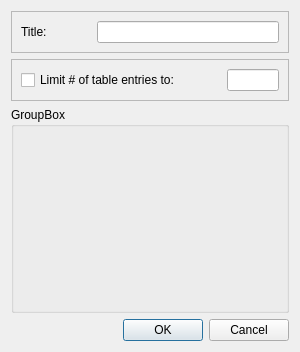
<?xml version="1.0" encoding="UTF-8"?>
<ui version="4.0">
 <class>Dialog</class>
 <widget class="QDialog" name="Dialog">
  <property name="geometry">
   <rect>
    <x>0</x>
    <y>0</y>
    <width>300</width>
    <height>352</height>
   </rect>
  </property>
  <property name="font">
   <font>
    <family>Arial</family>
   </font>
  </property>
  <property name="windowTitle">
   <string>Export Dialog</string>
  </property>
  <layout class="QVBoxLayout" name="verticalLayout">
   <item>
    <widget class="QFrame" name="frame">
     <property name="sizePolicy">
      <sizepolicy hsizetype="Preferred" vsizetype="Fixed">
       <horstretch>0</horstretch>
       <verstretch>0</verstretch>
      </sizepolicy>
     </property>
     <property name="frameShape">
      <enum>QFrame::StyledPanel</enum>
     </property>
     <property name="frameShadow">
      <enum>QFrame::Raised</enum>
     </property>
     <layout class="QHBoxLayout" name="horizontalLayout">
      <item>
       <widget class="QLabel" name="label">
        <property name="minimumSize">
         <size>
          <width>70</width>
          <height>0</height>
         </size>
        </property>
        <property name="maximumSize">
         <size>
          <width>70</width>
          <height>16777215</height>
         </size>
        </property>
        <property name="text">
         <string>Title:</string>
        </property>
       </widget>
      </item>
      <item>
       <widget class="QLineEdit" name="txtHeading"/>
      </item>
     </layout>
    </widget>
   </item>
   <item>
    <widget class="QFrame" name="frame_2">
     <property name="sizePolicy">
      <sizepolicy hsizetype="Preferred" vsizetype="Fixed">
       <horstretch>0</horstretch>
       <verstretch>0</verstretch>
      </sizepolicy>
     </property>
     <property name="frameShape">
      <enum>QFrame::StyledPanel</enum>
     </property>
     <property name="frameShadow">
      <enum>QFrame::Raised</enum>
     </property>
     <layout class="QHBoxLayout" name="horizontalLayout_2">
      <item>
       <widget class="QCheckBox" name="chbLimit">
        <property name="minimumSize">
         <size>
          <width>200</width>
          <height>0</height>
         </size>
        </property>
        <property name="maximumSize">
         <size>
          <width>200</width>
          <height>16777215</height>
         </size>
        </property>
        <property name="text">
         <string>Limit # of table entries to:</string>
        </property>
       </widget>
      </item>
      <item>
       <widget class="QLineEdit" name="txtLimit"/>
      </item>
     </layout>
    </widget>
   </item>
   <item>
    <widget class="QGroupBox" name="groupBox">
     <property name="title">
      <string>GroupBox</string>
     </property>
     <property name="checkable">
      <bool>false</bool>
     </property>
     <layout class="QVBoxLayout" name="verticalLayout_2">
      <item>
       <widget class="Q3ListBox" name="listBox"/>
      </item>
     </layout>
    </widget>
   </item>
   <item>
    <widget class="QDialogButtonBox" name="buttonBox">
     <property name="standardButtons">
      <set>QDialogButtonBox::Cancel|QDialogButtonBox::Ok</set>
     </property>
    </widget>
   </item>
  </layout>
 </widget>
 <customwidgets>
  <customwidget>
   <class>Q3Frame</class>
   <extends>QFrame</extends>
   <header>Qt3Support/Q3Frame</header>
   <container>1</container>
  </customwidget>
  <customwidget>
   <class>Q3ListBox</class>
   <extends>Q3Frame</extends>
   <header>q3listbox.h</header>
  </customwidget>
 </customwidgets>
 <resources/>
 <connections/>
</ui>
